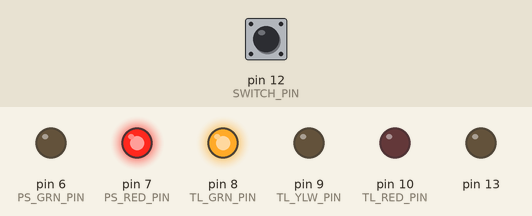
Simulated run of this sketch. Board: Arduino Uno, built with avr-gcc and run on an emulated ATmega328P. Shown: output pins drawn as LEDs (lit = HIGH). Dashed ring = blinking. Inputs (shaded band) come from the test bench; at power-on: pin 12 (SWITCH_PIN) HIGH.

Above: at 1.2 s.
1.3 s: pin 12 (SWITCH_PIN) pulled LOW for 0.15 s
At 1.7 s:
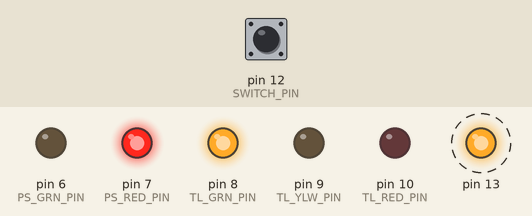
7.4 s: pin 12 (SWITCH_PIN) pulled LOW for 3.2 s
At 10.8 s:
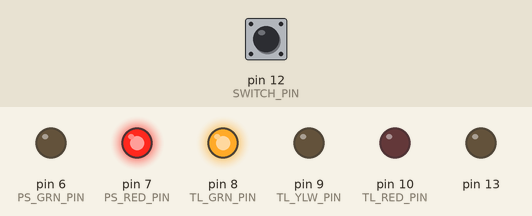
12.1 s: pin 12 (SWITCH_PIN) pulled LOW for 1 s
At 18.0 s:
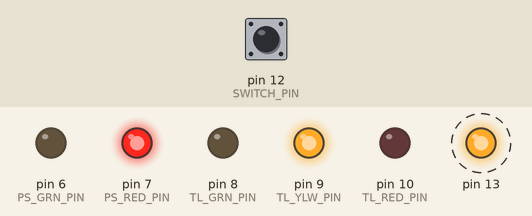
Timing chart, 0 to 23.6 s (numbered marks = the images above; inputs shaded):
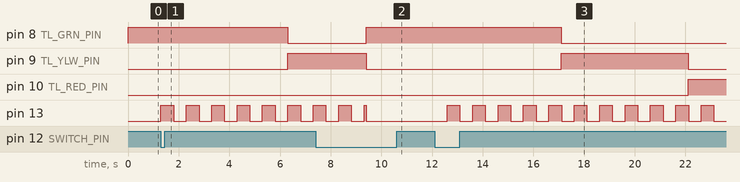

Measured:
- after the input at 1.3 s, pin 8 (TL_GRN_PIN): HIGH → LOW after 5.0 s; pin 9 (TL_YLW_PIN): LOW → HIGH after 5.0 s; pin 13: alternates HIGH for 0.50 s and LOW for 0.50 s, starting at once
- after the input at 7.4 s, pin 8 (TL_GRN_PIN): LOW → HIGH after 2.0 s; pin 9 (TL_YLW_PIN): HIGH → LOW after 2.0 s instead of 3.9 s; pin 10 (TL_RED_PIN): stays LOW (without the input it goes to HIGH after 3.9 s)
- after the input at 12.1 s, pin 8 (TL_GRN_PIN): HIGH → LOW after 5.0 s; pin 9 (TL_YLW_PIN): LOW → HIGH after 5.0 s, → LOW 5.0 s later; pin 10 (TL_RED_PIN): LOW → HIGH after 10.0 s; pin 13: alternates HIGH for 0.50 s and LOW for 0.50 s, starting after 0.50 s

The sketch:

traffic-light.ino
```cpp
/* TRAFFIC_LIGHT - KEVIN KELLAR - January 19, 2017
 *   Has the arduino simulate a traffic light and pedestrian
 *   crossing. When the button is pressed, the light eventually
 *   changes from green to yellow to red, while the pedestiran
 *   crossing light changed from red, to green, to flashing, and
 *   then back to red.
 *
 *   Five LEDs with resistors should be connected to different
 *   pins according to the fist set of constants below.
 *
 *   The button should utilize a pull-up resistor because that is
 *   the input mode set for that pin in the setup() function.
 */

/* Pin constants:
 *  Sets the hardware configuration of the Arduino
 *  and the number of ms needed to trigger a button press.
 */
const int DWN_TIME = 100;
const int SWITCH_PIN = 12;
const int RESET_PIN = 11;
const int TL_RED_PIN = 10;
const int TL_YLW_PIN = 9;
const int TL_GRN_PIN = 8;
const int PS_RED_PIN = 7;
const int PS_GRN_PIN = 6;

// Time constants: The number of ms that should be spent in each state
const int DUR_INIT_STATE = 5000;
const int DUR_YELLOW_STATE = 5000;
const int DUR_RED_STATE = 2000;
const int DUR_PED_STATE = 5000;
const int DUR_FLASH_STATE = 5000;
const int DUR_FINAL_STATE = 2000;

// State constants: Each state in the cycle had a unique ID
const byte STATE_GRN = 5;
const byte STATE_YLW = 1;
const byte STATE_RED = 2;
const byte STATE_PED = 3;
const byte STATE_FLASH = 4;

/* Array constants:
 *   The durations and states arrays' indicies corrospond
 *   to each other. For index 0, it can be read as: "after waiting
 *   the predetermined duration in the inital state, switch to the
 *   yellow-light state".
 */
const int DURATIONS[] = {DUR_INIT_STATE,
		DUR_YELLOW_STATE,
		DUR_RED_STATE,
		DUR_PED_STATE,
		DUR_FLASH_STATE,
		DUR_FINAL_STATE};
const byte STATES[] = {STATE_YLW,
		STATE_RED,
		STATE_PED,
		STATE_FLASH,
		STATE_RED,
		STATE_GRN};

/* Button variables:
 *   These variables are for the button methods to store the current
 *   state of the button and how long it has been in that state.
 */
long redChangeTime = 0;
int redButtonState = 0;
long greenChangeTime = 0;
int greenButtonState = 0;

/* Loop() variables:
 *   These variables allow the loop() fuction to know if the button
 *   has been triggered, whether or not the light cycle sequece has
 *   started, and at what time the light cycle started.
 */
boolean button_pressed = false;
boolean startSequence = false;
long startTime = 0;
byte lightsState = 0;
long pin13LastFlashTime = 0;
boolean pin13FlashState = false;

/* Flash variables:
 *   These variables are for the setState() function to know
 *   when to flash the green pedestrian light on or off.
 */

byte flashState = 0;

/* setup():
 *   Sets all of the pins to the correct mode (LED pins in OUPUT)
 *   and the input pins in pullup mode.
 *   Also starts the system in the "green light" state.
 */
void setup()
{
	pinMode(SWITCH_PIN, INPUT_PULLUP);
	pinMode(RESET_PIN, INPUT_PULLUP);
	pinMode(TL_RED_PIN, OUTPUT);
	pinMode(TL_YLW_PIN, OUTPUT);
	pinMode(TL_GRN_PIN, OUTPUT);
	pinMode(PS_RED_PIN, OUTPUT);
	pinMode(PS_GRN_PIN, OUTPUT);
	pinMode(13,OUTPUT);
	reset();
}

void loop()
{
	//The switch press function tests for button state changes
	switchPressTester();
	//secondarySwitchPressTester();
	/* First Control Block:
	 *   Tests to see if the button was pressed and the sequence
	 *   still hasn't started. If so, it starts the sequence.
	 *   After that if-block, the function tests to see if the sequence
	 *   has started. If not, it exits; there is nothing lef to do.
	 */
	if(button_pressed && !startSequence)
	{
		startSequence = true;
		startTime = millis();
	}
	if(!startSequence)
		return;

	/* Pin13 Block:
	 *   Causes the onboard LED to blink while the sequence is in progress.
	 */
	if(millis() - pin13LastFlashTime > 500)
	{
		pin13FlashState = !pin13FlashState;
		if(pin13FlashState)
			digitalWrite(13,HIGH);
		else
			digitalWrite(13,LOW);
		pin13LastFlashTime = millis();
	}

	/* State decision block:
	 *   Finds the furthest state down the array that enough time
	 *   has elapsed to allow.  If not enough time has elapsed to
	 *   trigger the next state, the for-loop exits and the furthest
	 *   state that was tested for is stored in the newState variable.
	 *
	 *   If this "newState" isn't different, then the function exits,
	 *   because no changes to the LEDs need to be made, except if
	 *   the LEDs are in the "flashing" state because then the LEDs
	 *   might still need to be changed.
	 */
	long time = startTime;
	byte newState = 0;
	for(int i = 0; i < sizeof(STATES); i++)
	{
		time += DURATIONS[i];
		if(millis() > time)
			newState = STATES[i];
		else
			break;
	}
	if(newState == lightsState && lightsState != STATE_FLASH)
		return;

	/* State setting block:
	 *   However, if the state is changing, then the LEDs need to
	 *   be changed to account for this state change, so the
	 *   setState() function is called.
	 *
	 *   This also resets the flashing state variable if just now
	 *   entering a state.
	 */
	if(newState != lightsState)
		flashState = 0;
	lightsState = newState;
	setState(lightsState);

	/* Resetting Block:
	 *   If the state was just set to the "green light" state,
	 *   then that means that the cycle has finished.  To allow
	 *   the lights to be triggered again, the variables need to be
	 *   set back to their initial conditions.
	 */
	if(lightsState == STATE_GRN)
	{
		reset();
	}
}

void reset()
{
	lightsState = 0;
	startSequence = false;
	button_pressed = false;
	startTime = 0;
	setState(STATE_GRN);
	digitalWrite(13,LOW);
}

/* setState():
 *   Sets the state based on the id provided as a parameter
 */
void setState(byte state)
{
	if(state == STATE_GRN)
	{
		digitalWrite(TL_RED_PIN, LOW);
		digitalWrite(TL_YLW_PIN, LOW);
		digitalWrite(TL_GRN_PIN, HIGH);
		digitalWrite(PS_RED_PIN, HIGH);
		digitalWrite(PS_GRN_PIN, LOW);
	}
	if(state == STATE_YLW)
	{
		digitalWrite(TL_RED_PIN, LOW);
		digitalWrite(TL_YLW_PIN, HIGH);
		digitalWrite(TL_GRN_PIN, LOW);
		digitalWrite(PS_RED_PIN, HIGH);
		digitalWrite(PS_GRN_PIN, LOW);
	}
	if(state == STATE_RED)
	{
		digitalWrite(TL_RED_PIN, HIGH);
		digitalWrite(TL_YLW_PIN, LOW);
		digitalWrite(TL_GRN_PIN, LOW);
		digitalWrite(PS_RED_PIN, HIGH);
		digitalWrite(PS_GRN_PIN, LOW);
	}
	if(state == STATE_PED)
	{
		digitalWrite(TL_RED_PIN, HIGH);
		digitalWrite(TL_YLW_PIN, LOW);
		digitalWrite(TL_GRN_PIN, LOW);
		digitalWrite(PS_RED_PIN, LOW);
		digitalWrite(PS_GRN_PIN, HIGH);
	}
	if(state == STATE_FLASH)
	{
		/* Flash State Setter:
		 *   Sets the flash state so the green ped light blinks
		 *   every half-second. To achive this, newFlashState
		 *   alternates from 1 to 2 and the LEDs are only changed
		 *   if this value is different from the on previous.
		 */
		float div = 500;
		int count = (int) (millis()/div);
		int newFlashState = (count % 2)+1;
		if(newFlashState != flashState)
		{
			digitalWrite(TL_RED_PIN, HIGH);
			digitalWrite(TL_YLW_PIN, LOW);
			digitalWrite(TL_GRN_PIN, LOW);
			digitalWrite(PS_RED_PIN, LOW);

			flashState = newFlashState;

			if(flashState == 1)
				digitalWrite(PS_GRN_PIN, HIGH);
			else
				digitalWrite(PS_GRN_PIN, LOW);
		}
	}
}

/* switchPressTester()
 *   Tests for a change in the switch's state and then logs
 *   the time of the change if the switch's state did change.
 *
 */
void switchPressTester()
{
	/* Inital Control Block:
	 *   Tests for a change in state and exits if there
	 *   isnt one.
	 */
	long time = millis();
	int newState = readSwitchState();
	if(redButtonState == LOW && time - redChangeTime > 2000)
	{
		reset();
		redChangeTime = time;
		redButtonState = newState;
		return;
	}
	if (newState == redButtonState)
		return;

	/* Button press Block:
	 *   Only tells the loop() method that the button was pressed
	 *   if the button WAS down, and was held for a time that
	 *   is longer than the required duration set at the
	 *   top of the sketch.
	 */
	if(redButtonState == HIGH && time - redChangeTime > DWN_TIME)
		button_pressed = true;

	/* Bouce reduction block:
	 *   Causes the method to exit if there was a state change
	 *   that was too short.
	 */
	if(time - redChangeTime < DWN_TIME)
		return;

	/* Mutation block:
	 *   If the previous change in state lasted long enough, then the
	 *   new state is logged and the time that the state
	 *   started is reset.
	 */
	redChangeTime = time;
	redButtonState = newState;
}

/* readSwitchState():
 *   Exists as a different function to allow for easy changes
 *   if further steps need to be taken to reduce false presses
 *   with the "bounce" problem.
 */
int readSwitchState()
{
	int init = digitalRead(SWITCH_PIN);
	return init;
}
```
